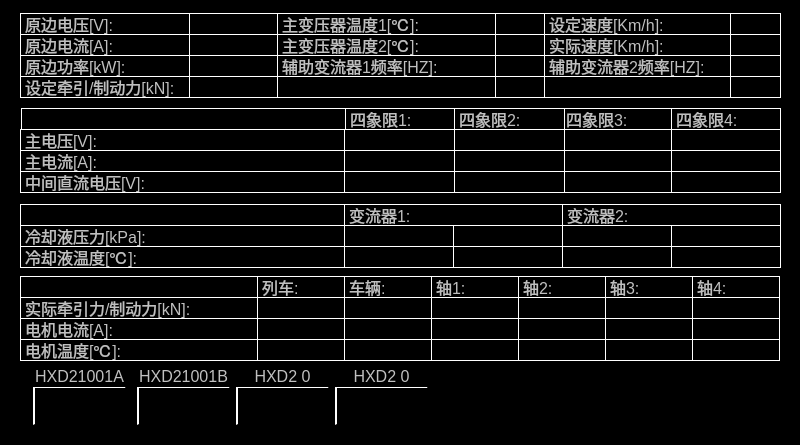
<?xml version="1.0" encoding="UTF-8"?>
<ui version="4.0">
 <class>DeviceData_TrainOutline</class>
 <widget class="QWidget" name="DeviceData_TrainOutline">
  <property name="geometry">
   <rect>
    <x>0</x>
    <y>0</y>
    <width>800</width>
    <height>445</height>
   </rect>
  </property>
  <property name="windowTitle">
   <string>Form</string>
  </property>
  <property name="styleSheet">
   <string notr="true">QWidget
{
	background-color: black;
}
QLabel
{
	border:1px solid white;
	font:16px;
    color: rgb(192,192,192);
}

QPushButton
{
	font:16px;
    color: rgb(192,192,192);
	background-color: rgb(0, 0, 0);
	border-top: 2px solid white;	
	border-left: 2px solid white;


}</string>
  </property>
  <widget class="QLabel" name="label_5">
   <property name="geometry">
    <rect>
     <x>544</x>
     <y>13</y>
     <width>187</width>
     <height>22</height>
    </rect>
   </property>
   <property name="text">
    <string>设定速度[Km/h]:</string>
   </property>
  </widget>
  <widget class="QLabel" name="LBL12_2">
   <property name="geometry">
    <rect>
     <x>344</x>
     <y>339</y>
     <width>88</width>
     <height>22</height>
    </rect>
   </property>
   <property name="styleSheet">
    <string notr="true">QLabel
{
	border:1px solid white;
	font:16px;
    color: yellow;
}</string>
   </property>
   <property name="text">
    <string/>
   </property>
  </widget>
  <widget class="QLabel" name="label_12">
   <property name="geometry">
    <rect>
     <x>277</x>
     <y>34</y>
     <width>219</width>
     <height>22</height>
    </rect>
   </property>
   <property name="text">
    <string>主变压器温度2[℃]:</string>
   </property>
  </widget>
  <widget class="QLabel" name="label_67">
   <property name="geometry">
    <rect>
     <x>20</x>
     <y>318</y>
     <width>238</width>
     <height>22</height>
    </rect>
   </property>
   <property name="text">
    <string>电机电流[A]:</string>
   </property>
  </widget>
  <widget class="QLabel" name="LBL2_3">
   <property name="geometry">
    <rect>
     <x>730</x>
     <y>34</y>
     <width>51</width>
     <height>22</height>
    </rect>
   </property>
   <property name="styleSheet">
    <string notr="true">QLabel
{
	border:1px solid white;
	font:16px;
    color: yellow;
}</string>
   </property>
   <property name="text">
    <string/>
   </property>
  </widget>
  <widget class="QLabel" name="LBL11_4">
   <property name="geometry">
    <rect>
     <x>518</x>
     <y>318</y>
     <width>88</width>
     <height>22</height>
    </rect>
   </property>
   <property name="styleSheet">
    <string notr="true">QLabel
{
	border:1px solid white;
	font:16px;
    color: yellow;
}</string>
   </property>
   <property name="text">
    <string/>
   </property>
  </widget>
  <widget class="QLabel" name="LBL3_3">
   <property name="geometry">
    <rect>
     <x>730</x>
     <y>55</y>
     <width>51</width>
     <height>22</height>
    </rect>
   </property>
   <property name="styleSheet">
    <string notr="true">QLabel
{
	border:1px solid white;
	font:16px;
    color: yellow;
}</string>
   </property>
   <property name="text">
    <string/>
   </property>
  </widget>
  <widget class="QLabel" name="label_79">
   <property name="geometry">
    <rect>
     <x>518</x>
     <y>276</y>
     <width>88</width>
     <height>22</height>
    </rect>
   </property>
   <property name="text">
    <string>轴2:</string>
   </property>
  </widget>
  <widget class="QLabel" name="LBL12_4">
   <property name="geometry">
    <rect>
     <x>518</x>
     <y>339</y>
     <width>88</width>
     <height>22</height>
    </rect>
   </property>
   <property name="styleSheet">
    <string notr="true">QLabel
{
	border:1px solid white;
	font:16px;
    color: yellow;
}</string>
   </property>
   <property name="text">
    <string/>
   </property>
  </widget>
  <widget class="QLabel" name="LBL9_4">
   <property name="geometry">
    <rect>
     <x>671</x>
     <y>246</y>
     <width>110</width>
     <height>22</height>
    </rect>
   </property>
   <property name="styleSheet">
    <string notr="true">QLabel
{
	border:1px solid white;
	font:16px;
    color: yellow;
}</string>
   </property>
   <property name="text">
    <string/>
   </property>
  </widget>
  <widget class="QLabel" name="LBL7_2">
   <property name="geometry">
    <rect>
     <x>454</x>
     <y>171</y>
     <width>111</width>
     <height>22</height>
    </rect>
   </property>
   <property name="styleSheet">
    <string notr="true">QLabel
{
	border:1px solid white;
	font:16px;
    color: yellow;
}</string>
   </property>
   <property name="text">
    <string/>
   </property>
  </widget>
  <widget class="QLabel" name="LBL9_2">
   <property name="geometry">
    <rect>
     <x>453</x>
     <y>246</y>
     <width>110</width>
     <height>22</height>
    </rect>
   </property>
   <property name="styleSheet">
    <string notr="true">QLabel
{
	border:1px solid white;
	font:16px;
    color: yellow;
}</string>
   </property>
   <property name="text">
    <string/>
   </property>
  </widget>
  <widget class="QLabel" name="LBL1_3">
   <property name="geometry">
    <rect>
     <x>730</x>
     <y>13</y>
     <width>51</width>
     <height>22</height>
    </rect>
   </property>
   <property name="styleSheet">
    <string notr="true">QLabel
{
	border:1px solid white;
	font:16px;
    color: yellow;
}</string>
   </property>
   <property name="text">
    <string/>
   </property>
  </widget>
  <widget class="QLabel" name="LBL10_4">
   <property name="geometry">
    <rect>
     <x>518</x>
     <y>297</y>
     <width>88</width>
     <height>22</height>
    </rect>
   </property>
   <property name="styleSheet">
    <string notr="true">QLabel
{
	border:1px solid white;
	font:16px;
    color: yellow;
}</string>
   </property>
   <property name="text">
    <string/>
   </property>
  </widget>
  <widget class="QLabel" name="label_22">
   <property name="geometry">
    <rect>
     <x>495</x>
     <y>76</y>
     <width>50</width>
     <height>22</height>
    </rect>
   </property>
   <property name="styleSheet">
    <string notr="true">QLabel
{
	border:1px solid white;
	font:16px;
    color: rgb(228, 117, 14);
}</string>
   </property>
   <property name="text">
    <string/>
   </property>
  </widget>
  <widget class="QLabel" name="label_54">
   <property name="geometry">
    <rect>
     <x>20</x>
     <y>225</y>
     <width>325</width>
     <height>22</height>
    </rect>
   </property>
   <property name="text">
    <string>冷却液压力[kPa]:</string>
   </property>
  </widget>
  <widget class="QLabel" name="LBL6_4">
   <property name="geometry">
    <rect>
     <x>671</x>
     <y>150</y>
     <width>110</width>
     <height>22</height>
    </rect>
   </property>
   <property name="styleSheet">
    <string notr="true">QLabel
{
	border:1px solid white;
	font:16px;
    color: yellow;
}</string>
   </property>
   <property name="text">
    <string/>
   </property>
  </widget>
  <widget class="QLabel" name="LBL12_6">
   <property name="geometry">
    <rect>
     <x>692</x>
     <y>339</y>
     <width>88</width>
     <height>22</height>
    </rect>
   </property>
   <property name="styleSheet">
    <string notr="true">QLabel
{
	border:1px solid white;
	font:16px;
    color: yellow;
}</string>
   </property>
   <property name="text">
    <string/>
   </property>
  </widget>
  <widget class="QLabel" name="LBL3_2">
   <property name="geometry">
    <rect>
     <x>495</x>
     <y>55</y>
     <width>50</width>
     <height>22</height>
    </rect>
   </property>
   <property name="styleSheet">
    <string notr="true">QLabel
{
	border:1px solid white;
	font:16px;
    color: yellow;
}</string>
   </property>
   <property name="text">
    <string/>
   </property>
  </widget>
  <widget class="QLabel" name="LBL5_3">
   <property name="geometry">
    <rect>
     <x>564</x>
     <y>129</y>
     <width>111</width>
     <height>22</height>
    </rect>
   </property>
   <property name="styleSheet">
    <string notr="true">QLabel
{
	border:1px solid white;
	font:16px;
    color: yellow;
}</string>
   </property>
   <property name="text">
    <string/>
   </property>
  </widget>
  <widget class="QLabel" name="LBL12_5">
   <property name="geometry">
    <rect>
     <x>605</x>
     <y>339</y>
     <width>88</width>
     <height>22</height>
    </rect>
   </property>
   <property name="styleSheet">
    <string notr="true">QLabel
{
	border:1px solid white;
	font:16px;
    color: yellow;
}</string>
   </property>
   <property name="text">
    <string/>
   </property>
  </widget>
  <widget class="QLabel" name="label_45">
   <property name="geometry">
    <rect>
     <x>561</x>
     <y>108</y>
     <width>111</width>
     <height>22</height>
    </rect>
   </property>
   <property name="text">
    <string>四象限3:</string>
   </property>
  </widget>
  <widget class="QLabel" name="LBL11_2">
   <property name="geometry">
    <rect>
     <x>344</x>
     <y>318</y>
     <width>88</width>
     <height>22</height>
    </rect>
   </property>
   <property name="styleSheet">
    <string notr="true">QLabel
{
	border:1px solid white;
	font:16px;
    color: yellow;
}</string>
   </property>
   <property name="text">
    <string/>
   </property>
  </widget>
  <widget class="QLabel" name="label_73">
   <property name="geometry">
    <rect>
     <x>605</x>
     <y>276</y>
     <width>88</width>
     <height>22</height>
    </rect>
   </property>
   <property name="text">
    <string>轴3:</string>
   </property>
  </widget>
  <widget class="QLabel" name="LBL10_6">
   <property name="geometry">
    <rect>
     <x>692</x>
     <y>297</y>
     <width>88</width>
     <height>22</height>
    </rect>
   </property>
   <property name="styleSheet">
    <string notr="true">QLabel
{
	border:1px solid white;
	font:16px;
    color: yellow;
}</string>
   </property>
   <property name="text">
    <string/>
   </property>
  </widget>
  <widget class="QLabel" name="label_3">
   <property name="geometry">
    <rect>
     <x>277</x>
     <y>13</y>
     <width>219</width>
     <height>22</height>
    </rect>
   </property>
   <property name="text">
    <string>主变压器温度1[℃]:</string>
   </property>
  </widget>
  <widget class="QLabel" name="LBL4_1">
   <property name="geometry">
    <rect>
     <x>189</x>
     <y>76</y>
     <width>89</width>
     <height>22</height>
    </rect>
   </property>
   <property name="styleSheet">
    <string notr="true">QLabel
{
	border:1px solid white;
	font:16px;
    color: yellow;
}</string>
   </property>
   <property name="text">
    <string/>
   </property>
  </widget>
  <widget class="QLabel" name="label_17">
   <property name="geometry">
    <rect>
     <x>20</x>
     <y>76</y>
     <width>170</width>
     <height>22</height>
    </rect>
   </property>
   <property name="text">
    <string>设定牵引/制动力[kN]:</string>
   </property>
  </widget>
  <widget class="QLabel" name="label_15">
   <property name="geometry">
    <rect>
     <x>544</x>
     <y>55</y>
     <width>187</width>
     <height>22</height>
    </rect>
   </property>
   <property name="text">
    <string>辅助变流器2频率[HZ]:</string>
   </property>
  </widget>
  <widget class="QLabel" name="LBL12_3">
   <property name="geometry">
    <rect>
     <x>431</x>
     <y>339</y>
     <width>88</width>
     <height>22</height>
    </rect>
   </property>
   <property name="styleSheet">
    <string notr="true">QLabel
{
	border:1px solid white;
	font:16px;
    color: yellow;
}</string>
   </property>
   <property name="text">
    <string/>
   </property>
  </widget>
  <widget class="QLabel" name="label_56">
   <property name="geometry">
    <rect>
     <x>562</x>
     <y>204</y>
     <width>219</width>
     <height>22</height>
    </rect>
   </property>
   <property name="text">
    <string>变流器2:</string>
   </property>
  </widget>
  <widget class="QLabel" name="label_51">
   <property name="geometry">
    <rect>
     <x>344</x>
     <y>204</y>
     <width>219</width>
     <height>22</height>
    </rect>
   </property>
   <property name="text">
    <string>变流器1:</string>
   </property>
  </widget>
  <widget class="QLabel" name="LBLCode3">
   <property name="geometry">
    <rect>
     <x>236</x>
     <y>366</y>
     <width>93</width>
     <height>21</height>
    </rect>
   </property>
   <property name="styleSheet">
    <string notr="true">QLabel
{
	border:0px solid white;
}</string>
   </property>
   <property name="text">
    <string>HXD2 0</string>
   </property>
   <property name="alignment">
    <set>Qt::AlignCenter</set>
   </property>
  </widget>
  <widget class="QLabel" name="LBL10_5">
   <property name="geometry">
    <rect>
     <x>605</x>
     <y>297</y>
     <width>88</width>
     <height>22</height>
    </rect>
   </property>
   <property name="styleSheet">
    <string notr="true">QLabel
{
	border:1px solid white;
	font:16px;
    color: yellow;
}</string>
   </property>
   <property name="text">
    <string/>
   </property>
  </widget>
  <widget class="QLabel" name="label_20">
   <property name="geometry">
    <rect>
     <x>277</x>
     <y>55</y>
     <width>219</width>
     <height>22</height>
    </rect>
   </property>
   <property name="text">
    <string>辅助变流器1频率[HZ]:</string>
   </property>
  </widget>
  <widget class="QLabel" name="LBL1_2">
   <property name="geometry">
    <rect>
     <x>495</x>
     <y>13</y>
     <width>50</width>
     <height>22</height>
    </rect>
   </property>
   <property name="styleSheet">
    <string notr="true">QLabel
{
	border:1px solid white;
	font:16px;
    color: yellow;
}</string>
   </property>
   <property name="text">
    <string/>
   </property>
  </widget>
  <widget class="QLabel" name="label_16">
   <property name="geometry">
    <rect>
     <x>730</x>
     <y>76</y>
     <width>51</width>
     <height>22</height>
    </rect>
   </property>
   <property name="styleSheet">
    <string notr="true">QLabel
{
	border:1px solid white;
	font:16px;
    color: yellow;
}</string>
   </property>
   <property name="text">
    <string/>
   </property>
  </widget>
  <widget class="QLabel" name="LBLCode2">
   <property name="geometry">
    <rect>
     <x>137</x>
     <y>366</y>
     <width>93</width>
     <height>21</height>
    </rect>
   </property>
   <property name="styleSheet">
    <string notr="true">QLabel
{
	border:0px solid white;
}</string>
   </property>
   <property name="text">
    <string>HXD21001B</string>
   </property>
   <property name="alignment">
    <set>Qt::AlignCenter</set>
   </property>
  </widget>
  <widget class="QLabel" name="LBL5_1">
   <property name="geometry">
    <rect>
     <x>344</x>
     <y>129</y>
     <width>111</width>
     <height>22</height>
    </rect>
   </property>
   <property name="styleSheet">
    <string notr="true">QLabel
{
	border:1px solid white;
	font:16px;
    color: yellow;
}</string>
   </property>
   <property name="text">
    <string/>
   </property>
  </widget>
  <widget class="QLabel" name="LBLCode1">
   <property name="geometry">
    <rect>
     <x>33</x>
     <y>366</y>
     <width>93</width>
     <height>21</height>
    </rect>
   </property>
   <property name="styleSheet">
    <string notr="true">QLabel
{
	border:0px solid white;
}</string>
   </property>
   <property name="text">
    <string>HXD21001A</string>
   </property>
   <property name="alignment">
    <set>Qt::AlignCenter</set>
   </property>
  </widget>
  <widget class="QLabel" name="LBL8_2">
   <property name="geometry">
    <rect>
     <x>453</x>
     <y>225</y>
     <width>110</width>
     <height>22</height>
    </rect>
   </property>
   <property name="styleSheet">
    <string notr="true">QLabel
{
	border:1px solid white;
	font:16px;
    color: yellow;
}</string>
   </property>
   <property name="text">
    <string/>
   </property>
  </widget>
  <widget class="QLabel" name="label_69">
   <property name="geometry">
    <rect>
     <x>257</x>
     <y>276</y>
     <width>88</width>
     <height>22</height>
    </rect>
   </property>
   <property name="text">
    <string>列车:</string>
   </property>
  </widget>
  <widget class="QLabel" name="label_43">
   <property name="geometry">
    <rect>
     <x>20</x>
     <y>171</y>
     <width>325</width>
     <height>22</height>
    </rect>
   </property>
   <property name="text">
    <string>中间直流电压[V]:</string>
   </property>
  </widget>
  <widget class="QLabel" name="label_8">
   <property name="geometry">
    <rect>
     <x>20</x>
     <y>34</y>
     <width>170</width>
     <height>22</height>
    </rect>
   </property>
   <property name="text">
    <string>原边电流[A]:</string>
   </property>
  </widget>
  <widget class="QLabel" name="LBL7_1">
   <property name="geometry">
    <rect>
     <x>344</x>
     <y>171</y>
     <width>111</width>
     <height>22</height>
    </rect>
   </property>
   <property name="styleSheet">
    <string notr="true">QLabel
{
	border:1px solid white;
	font:16px;
    color: yellow;
}</string>
   </property>
   <property name="text">
    <string/>
   </property>
  </widget>
  <widget class="QLabel" name="LBL5_4">
   <property name="geometry">
    <rect>
     <x>671</x>
     <y>129</y>
     <width>110</width>
     <height>22</height>
    </rect>
   </property>
   <property name="styleSheet">
    <string notr="true">QLabel
{
	border:1px solid white;
	font:16px;
    color: yellow;
}</string>
   </property>
   <property name="text">
    <string/>
   </property>
  </widget>
  <widget class="QLabel" name="LBL3_1">
   <property name="geometry">
    <rect>
     <x>189</x>
     <y>55</y>
     <width>89</width>
     <height>22</height>
    </rect>
   </property>
   <property name="styleSheet">
    <string notr="true">QLabel
{
	border:1px solid white;
	font:16px;
    color: yellow;
}</string>
   </property>
   <property name="text">
    <string/>
   </property>
  </widget>
  <widget class="QLabel" name="LBL11_1">
   <property name="geometry">
    <rect>
     <x>257</x>
     <y>318</y>
     <width>88</width>
     <height>22</height>
    </rect>
   </property>
   <property name="styleSheet">
    <string notr="true">QLabel
{
	border:1px solid white;
	font:16px;
    color: yellow;
}</string>
   </property>
   <property name="text">
    <string/>
   </property>
  </widget>
  <widget class="QLabel" name="label_38">
   <property name="geometry">
    <rect>
     <x>345</x>
     <y>108</y>
     <width>110</width>
     <height>22</height>
    </rect>
   </property>
   <property name="text">
    <string>四象限1:</string>
   </property>
  </widget>
  <widget class="QLabel" name="label_89">
   <property name="geometry">
    <rect>
     <x>431</x>
     <y>276</y>
     <width>88</width>
     <height>22</height>
    </rect>
   </property>
   <property name="text">
    <string>轴1:</string>
   </property>
  </widget>
  <widget class="QLabel" name="label">
   <property name="geometry">
    <rect>
     <x>20</x>
     <y>13</y>
     <width>170</width>
     <height>22</height>
    </rect>
   </property>
   <property name="text">
    <string>原边电压[V]:</string>
   </property>
  </widget>
  <widget class="QLabel" name="LBL10_2">
   <property name="geometry">
    <rect>
     <x>344</x>
     <y>297</y>
     <width>88</width>
     <height>22</height>
    </rect>
   </property>
   <property name="styleSheet">
    <string notr="true">QLabel
{
	border:1px solid white;
	font:16px;
    color: yellow;
}</string>
   </property>
   <property name="text">
    <string/>
   </property>
  </widget>
  <widget class="QLabel" name="LBL6_2">
   <property name="geometry">
    <rect>
     <x>454</x>
     <y>150</y>
     <width>111</width>
     <height>22</height>
    </rect>
   </property>
   <property name="styleSheet">
    <string notr="true">QLabel
{
	border:1px solid white;
	font:16px;
    color: yellow;
}</string>
   </property>
   <property name="text">
    <string/>
   </property>
  </widget>
  <widget class="QLabel" name="LBL7_4">
   <property name="geometry">
    <rect>
     <x>671</x>
     <y>171</y>
     <width>110</width>
     <height>22</height>
    </rect>
   </property>
   <property name="styleSheet">
    <string notr="true">QLabel
{
	border:1px solid white;
	font:16px;
    color: yellow;
}</string>
   </property>
   <property name="text">
    <string/>
   </property>
  </widget>
  <widget class="QLabel" name="LBL10_3">
   <property name="geometry">
    <rect>
     <x>431</x>
     <y>297</y>
     <width>88</width>
     <height>22</height>
    </rect>
   </property>
   <property name="styleSheet">
    <string notr="true">QLabel
{
	border:1px solid white;
	font:16px;
    color: yellow;
}</string>
   </property>
   <property name="text">
    <string/>
   </property>
  </widget>
  <widget class="QLabel" name="label_49">
   <property name="geometry">
    <rect>
     <x>671</x>
     <y>108</y>
     <width>110</width>
     <height>22</height>
    </rect>
   </property>
   <property name="text">
    <string>四象限4:</string>
   </property>
  </widget>
  <widget class="QLabel" name="label_71">
   <property name="geometry">
    <rect>
     <x>20</x>
     <y>297</y>
     <width>238</width>
     <height>22</height>
    </rect>
   </property>
   <property name="text">
    <string>实际牵引力/制动力[kN]:</string>
   </property>
  </widget>
  <widget class="QLabel" name="label_13">
   <property name="geometry">
    <rect>
     <x>277</x>
     <y>76</y>
     <width>219</width>
     <height>22</height>
    </rect>
   </property>
   <property name="text">
    <string/>
   </property>
  </widget>
  <widget class="QLabel" name="label_47">
   <property name="geometry">
    <rect>
     <x>454</x>
     <y>108</y>
     <width>111</width>
     <height>22</height>
    </rect>
   </property>
   <property name="text">
    <string>四象限2:</string>
   </property>
  </widget>
  <widget class="QLabel" name="label_68">
   <property name="geometry">
    <rect>
     <x>20</x>
     <y>339</y>
     <width>238</width>
     <height>22</height>
    </rect>
   </property>
   <property name="text">
    <string>电机温度[℃]:</string>
   </property>
  </widget>
  <widget class="QLabel" name="LBL2_2">
   <property name="geometry">
    <rect>
     <x>495</x>
     <y>34</y>
     <width>50</width>
     <height>22</height>
    </rect>
   </property>
   <property name="styleSheet">
    <string notr="true">QLabel
{
	border:1px solid white;
	font:16px;
    color: yellow;
}</string>
   </property>
   <property name="text">
    <string/>
   </property>
  </widget>
  <widget class="QLabel" name="LBL8_1">
   <property name="geometry">
    <rect>
     <x>344</x>
     <y>225</y>
     <width>110</width>
     <height>22</height>
    </rect>
   </property>
   <property name="styleSheet">
    <string notr="true">QLabel
{
	border:1px solid white;
	font:16px;
    color: yellow;
}</string>
   </property>
   <property name="text">
    <string/>
   </property>
  </widget>
  <widget class="QLabel" name="label_75">
   <property name="geometry">
    <rect>
     <x>20</x>
     <y>276</y>
     <width>238</width>
     <height>22</height>
    </rect>
   </property>
   <property name="text">
    <string/>
   </property>
  </widget>
  <widget class="QLabel" name="LBL8_4">
   <property name="geometry">
    <rect>
     <x>671</x>
     <y>225</y>
     <width>110</width>
     <height>22</height>
    </rect>
   </property>
   <property name="styleSheet">
    <string notr="true">QLabel
{
	border:1px solid white;
	font:16px;
    color: yellow;
}</string>
   </property>
   <property name="text">
    <string/>
   </property>
  </widget>
  <widget class="QLabel" name="LBL11_5">
   <property name="geometry">
    <rect>
     <x>605</x>
     <y>318</y>
     <width>88</width>
     <height>22</height>
    </rect>
   </property>
   <property name="styleSheet">
    <string notr="true">QLabel
{
	border:1px solid white;
	font:16px;
    color: yellow;
}</string>
   </property>
   <property name="text">
    <string/>
   </property>
  </widget>
  <widget class="QLabel" name="label_66">
   <property name="geometry">
    <rect>
     <x>344</x>
     <y>276</y>
     <width>88</width>
     <height>22</height>
    </rect>
   </property>
   <property name="text">
    <string>车辆:</string>
   </property>
  </widget>
  <widget class="QLabel" name="label_92">
   <property name="geometry">
    <rect>
     <x>692</x>
     <y>276</y>
     <width>88</width>
     <height>22</height>
    </rect>
   </property>
   <property name="text">
    <string>轴4:</string>
   </property>
  </widget>
  <widget class="QLabel" name="LBL10_1">
   <property name="geometry">
    <rect>
     <x>257</x>
     <y>297</y>
     <width>88</width>
     <height>22</height>
    </rect>
   </property>
   <property name="styleSheet">
    <string notr="true">QLabel
{
	border:1px solid white;
	font:16px;
    color: yellow;
}</string>
   </property>
   <property name="text">
    <string/>
   </property>
  </widget>
  <widget class="QLabel" name="label_34">
   <property name="geometry">
    <rect>
     <x>20</x>
     <y>150</y>
     <width>325</width>
     <height>22</height>
    </rect>
   </property>
   <property name="text">
    <string>主电流[A]:</string>
   </property>
  </widget>
  <widget class="QLabel" name="label_14">
   <property name="geometry">
    <rect>
     <x>20</x>
     <y>55</y>
     <width>170</width>
     <height>22</height>
    </rect>
   </property>
   <property name="text">
    <string>原边功率[kW]:</string>
   </property>
  </widget>
  <widget class="QLabel" name="LBL11_3">
   <property name="geometry">
    <rect>
     <x>431</x>
     <y>318</y>
     <width>88</width>
     <height>22</height>
    </rect>
   </property>
   <property name="styleSheet">
    <string notr="true">QLabel
{
	border:1px solid white;
	font:16px;
    color: yellow;
}</string>
   </property>
   <property name="text">
    <string/>
   </property>
  </widget>
  <widget class="QLabel" name="LBL6_3">
   <property name="geometry">
    <rect>
     <x>564</x>
     <y>150</y>
     <width>111</width>
     <height>22</height>
    </rect>
   </property>
   <property name="styleSheet">
    <string notr="true">QLabel
{
	border:1px solid white;
	font:16px;
    color: yellow;
}</string>
   </property>
   <property name="text">
    <string/>
   </property>
  </widget>
  <widget class="QLabel" name="label_24">
   <property name="geometry">
    <rect>
     <x>544</x>
     <y>76</y>
     <width>187</width>
     <height>22</height>
    </rect>
   </property>
   <property name="text">
    <string/>
   </property>
  </widget>
  <widget class="QLabel" name="label_55">
   <property name="geometry">
    <rect>
     <x>20</x>
     <y>246</y>
     <width>325</width>
     <height>22</height>
    </rect>
   </property>
   <property name="text">
    <string>冷却液温度[℃]:</string>
   </property>
  </widget>
  <widget class="QLabel" name="LBL11_6">
   <property name="geometry">
    <rect>
     <x>692</x>
     <y>318</y>
     <width>88</width>
     <height>22</height>
    </rect>
   </property>
   <property name="styleSheet">
    <string notr="true">QLabel
{
	border:1px solid white;
	font:16px;
    color: yellow;
}</string>
   </property>
   <property name="text">
    <string/>
   </property>
  </widget>
  <widget class="QLabel" name="LBL1_1">
   <property name="geometry">
    <rect>
     <x>189</x>
     <y>13</y>
     <width>89</width>
     <height>22</height>
    </rect>
   </property>
   <property name="styleSheet">
    <string notr="true">QLabel
{
	border:1px solid white;
	font:16px;
    color: yellow;
}</string>
   </property>
   <property name="text">
    <string/>
   </property>
  </widget>
  <widget class="QLabel" name="LBL2_1">
   <property name="geometry">
    <rect>
     <x>189</x>
     <y>34</y>
     <width>89</width>
     <height>22</height>
    </rect>
   </property>
   <property name="styleSheet">
    <string notr="true">QLabel
{
	border:1px solid white;
	font:16px;
    color: yellow;
}</string>
   </property>
   <property name="text">
    <string/>
   </property>
  </widget>
  <widget class="QLabel" name="LBL7_3">
   <property name="geometry">
    <rect>
     <x>564</x>
     <y>171</y>
     <width>111</width>
     <height>22</height>
    </rect>
   </property>
   <property name="styleSheet">
    <string notr="true">QLabel
{
	border:1px solid white;
	font:16px;
    color: yellow;
}</string>
   </property>
   <property name="text">
    <string/>
   </property>
  </widget>
  <widget class="QLabel" name="LBL5_2">
   <property name="geometry">
    <rect>
     <x>454</x>
     <y>129</y>
     <width>111</width>
     <height>22</height>
    </rect>
   </property>
   <property name="styleSheet">
    <string notr="true">QLabel
{
	border:1px solid white;
	font:16px;
    color: yellow;
}</string>
   </property>
   <property name="text">
    <string/>
   </property>
  </widget>
  <widget class="QLabel" name="label_9">
   <property name="geometry">
    <rect>
     <x>544</x>
     <y>34</y>
     <width>187</width>
     <height>22</height>
    </rect>
   </property>
   <property name="text">
    <string>实际速度[Km/h]:</string>
   </property>
  </widget>
  <widget class="QLabel" name="LBL8_3">
   <property name="geometry">
    <rect>
     <x>562</x>
     <y>225</y>
     <width>110</width>
     <height>22</height>
    </rect>
   </property>
   <property name="styleSheet">
    <string notr="true">QLabel
{
	border:1px solid white;
	font:16px;
    color: yellow;
}</string>
   </property>
   <property name="text">
    <string/>
   </property>
  </widget>
  <widget class="QLabel" name="LBL9_3">
   <property name="geometry">
    <rect>
     <x>562</x>
     <y>246</y>
     <width>110</width>
     <height>22</height>
    </rect>
   </property>
   <property name="styleSheet">
    <string notr="true">QLabel
{
	border:1px solid white;
	font:16px;
    color: yellow;
}</string>
   </property>
   <property name="text">
    <string/>
   </property>
  </widget>
  <widget class="QLabel" name="LBL12_1">
   <property name="geometry">
    <rect>
     <x>257</x>
     <y>339</y>
     <width>88</width>
     <height>22</height>
    </rect>
   </property>
   <property name="styleSheet">
    <string notr="true">QLabel
{
	border:1px solid white;
	font:16px;
    color: yellow;
}</string>
   </property>
   <property name="text">
    <string/>
   </property>
  </widget>
  <widget class="QLabel" name="LBL9_1">
   <property name="geometry">
    <rect>
     <x>344</x>
     <y>246</y>
     <width>110</width>
     <height>22</height>
    </rect>
   </property>
   <property name="styleSheet">
    <string notr="true">QLabel
{
	border:1px solid white;
	font:16px;
    color: yellow;
}</string>
   </property>
   <property name="text">
    <string/>
   </property>
  </widget>
  <widget class="QLabel" name="label_2">
   <property name="geometry">
    <rect>
     <x>20</x>
     <y>129</y>
     <width>325</width>
     <height>22</height>
    </rect>
   </property>
   <property name="text">
    <string>主电压[V]:</string>
   </property>
  </widget>
  <widget class="QLabel" name="label_48">
   <property name="geometry">
    <rect>
     <x>21</x>
     <y>108</y>
     <width>325</width>
     <height>22</height>
    </rect>
   </property>
   <property name="text">
    <string/>
   </property>
  </widget>
  <widget class="QLabel" name="label_63">
   <property name="geometry">
    <rect>
     <x>20</x>
     <y>204</y>
     <width>325</width>
     <height>22</height>
    </rect>
   </property>
   <property name="text">
    <string/>
   </property>
  </widget>
  <widget class="QLabel" name="LBLCode4">
   <property name="geometry">
    <rect>
     <x>335</x>
     <y>366</y>
     <width>93</width>
     <height>21</height>
    </rect>
   </property>
   <property name="styleSheet">
    <string notr="true">QLabel
{
	border:0px solid white;
}</string>
   </property>
   <property name="text">
    <string>HXD2 0</string>
   </property>
   <property name="alignment">
    <set>Qt::AlignCenter</set>
   </property>
  </widget>
  <widget class="QLabel" name="LBL6_1">
   <property name="geometry">
    <rect>
     <x>344</x>
     <y>150</y>
     <width>111</width>
     <height>22</height>
    </rect>
   </property>
   <property name="styleSheet">
    <string notr="true">QLabel
{
	border:1px solid white;
	font:16px;
    color: yellow;
}</string>
   </property>
   <property name="text">
    <string/>
   </property>
  </widget>
  <widget class="QPushButton" name="NButton1">
   <property name="geometry">
    <rect>
     <x>33</x>
     <y>386</y>
     <width>93</width>
     <height>39</height>
    </rect>
   </property>
   <property name="whatsThis">
    <string>0</string>
   </property>
   <property name="styleSheet">
    <string notr="true">border-image: url(:/images/images/TrainLogo.png);</string>
   </property>
   <property name="text">
    <string/>
   </property>
  </widget>
  <widget class="QPushButton" name="NButton2">
   <property name="geometry">
    <rect>
     <x>137</x>
     <y>386</y>
     <width>93</width>
     <height>39</height>
    </rect>
   </property>
   <property name="whatsThis">
    <string>1</string>
   </property>
   <property name="styleSheet">
    <string notr="true">border-image: url(:/images/images/TrainLogo-reverse.png);</string>
   </property>
   <property name="text">
    <string/>
   </property>
  </widget>
  <widget class="QPushButton" name="NButton3">
   <property name="geometry">
    <rect>
     <x>236</x>
     <y>386</y>
     <width>93</width>
     <height>39</height>
    </rect>
   </property>
   <property name="whatsThis">
    <string>2</string>
   </property>
   <property name="styleSheet">
    <string notr="true">border-image: url(:/images/images/TrainLogo.png);</string>
   </property>
   <property name="text">
    <string/>
   </property>
  </widget>
  <widget class="QPushButton" name="NButton4">
   <property name="geometry">
    <rect>
     <x>335</x>
     <y>386</y>
     <width>93</width>
     <height>39</height>
    </rect>
   </property>
   <property name="whatsThis">
    <string>3</string>
   </property>
   <property name="styleSheet">
    <string notr="true">border-image: url(:/images/images/TrainLogo-reverse.png);</string>
   </property>
   <property name="text">
    <string/>
   </property>
  </widget>
  <zorder>NButton3</zorder>
  <zorder>NButton1</zorder>
  <zorder>NButton4</zorder>
  <zorder>NButton2</zorder>
  <zorder>label_5</zorder>
  <zorder>LBL12_2</zorder>
  <zorder>label_12</zorder>
  <zorder>label_67</zorder>
  <zorder>LBL2_3</zorder>
  <zorder>LBL11_4</zorder>
  <zorder>LBL3_3</zorder>
  <zorder>label_79</zorder>
  <zorder>LBL12_4</zorder>
  <zorder>LBL9_4</zorder>
  <zorder>LBL7_2</zorder>
  <zorder>LBL9_2</zorder>
  <zorder>LBL1_3</zorder>
  <zorder>LBL10_4</zorder>
  <zorder>label_22</zorder>
  <zorder>label_54</zorder>
  <zorder>LBL12_6</zorder>
  <zorder>LBL3_2</zorder>
  <zorder>LBL5_3</zorder>
  <zorder>LBL12_5</zorder>
  <zorder>label_45</zorder>
  <zorder>LBL11_2</zorder>
  <zorder>label_73</zorder>
  <zorder>LBL10_6</zorder>
  <zorder>label_3</zorder>
  <zorder>LBL4_1</zorder>
  <zorder>label_17</zorder>
  <zorder>label_15</zorder>
  <zorder>LBL12_3</zorder>
  <zorder>label_56</zorder>
  <zorder>label_51</zorder>
  <zorder>LBLCode3</zorder>
  <zorder>LBL10_5</zorder>
  <zorder>label_20</zorder>
  <zorder>LBL1_2</zorder>
  <zorder>label_16</zorder>
  <zorder>LBLCode2</zorder>
  <zorder>LBL5_1</zorder>
  <zorder>LBLCode1</zorder>
  <zorder>LBL8_2</zorder>
  <zorder>label_69</zorder>
  <zorder>label_43</zorder>
  <zorder>label_8</zorder>
  <zorder>LBL7_1</zorder>
  <zorder>LBL5_4</zorder>
  <zorder>LBL3_1</zorder>
  <zorder>LBL11_1</zorder>
  <zorder>label_38</zorder>
  <zorder>label_89</zorder>
  <zorder>label</zorder>
  <zorder>LBL10_2</zorder>
  <zorder>LBL6_2</zorder>
  <zorder>LBL10_3</zorder>
  <zorder>label_49</zorder>
  <zorder>label_71</zorder>
  <zorder>label_13</zorder>
  <zorder>label_47</zorder>
  <zorder>label_68</zorder>
  <zorder>LBL2_2</zorder>
  <zorder>LBL8_1</zorder>
  <zorder>label_75</zorder>
  <zorder>LBL8_4</zorder>
  <zorder>LBL11_5</zorder>
  <zorder>label_66</zorder>
  <zorder>label_92</zorder>
  <zorder>LBL10_1</zorder>
  <zorder>label_34</zorder>
  <zorder>label_14</zorder>
  <zorder>LBL11_3</zorder>
  <zorder>LBL6_3</zorder>
  <zorder>label_24</zorder>
  <zorder>label_55</zorder>
  <zorder>LBL11_6</zorder>
  <zorder>LBL1_1</zorder>
  <zorder>LBL2_1</zorder>
  <zorder>LBL7_3</zorder>
  <zorder>LBL5_2</zorder>
  <zorder>label_9</zorder>
  <zorder>LBL8_3</zorder>
  <zorder>LBL9_3</zorder>
  <zorder>LBL12_1</zorder>
  <zorder>LBL9_1</zorder>
  <zorder>label_2</zorder>
  <zorder>label_48</zorder>
  <zorder>label_63</zorder>
  <zorder>LBLCode4</zorder>
  <zorder>LBL6_1</zorder>
  <zorder>LBL6_4</zorder>
  <zorder>LBL7_4</zorder>
 </widget>
 <resources/>
 <connections/>
</ui>
